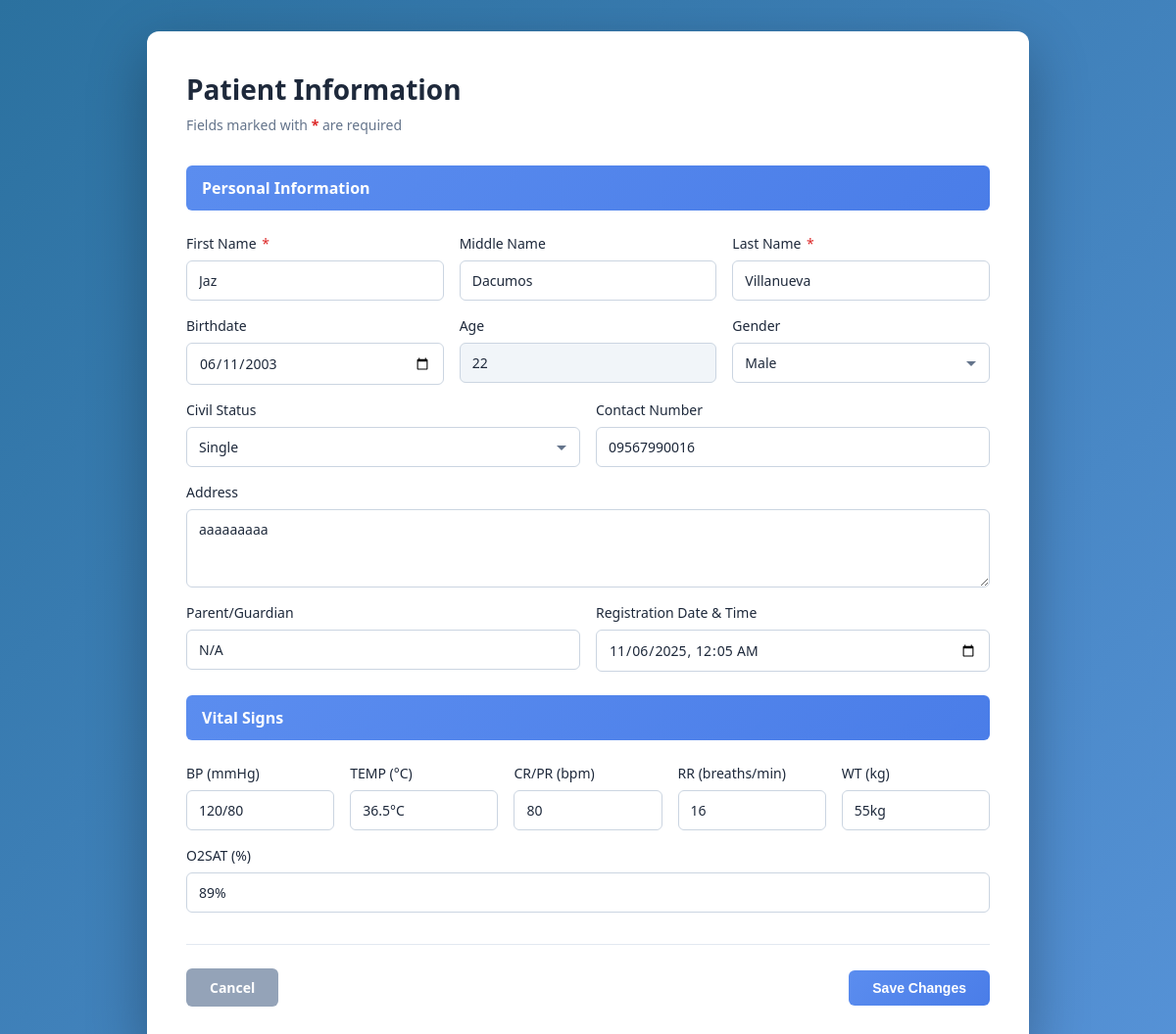
Page /public/edit_patient.php?id=215 (signed in) on the committed database.
### tables this page shows
CREATE TABLE `patients` (
  `id` int(11) NOT NULL,
  `first_name` varchar(100) NOT NULL,
  `middle_name` varchar(100) DEFAULT NULL,
  `last_name` varchar(100) NOT NULL,
  `age` int(11) NOT NULL,
  `contact_number` varchar(20) NOT NULL,
  `reason_for_visit` text DEFAULT NULL,
  `parent_guardian` varchar(255) DEFAULT NULL,
  `queue_number` int(11) NOT NULL,
  `department_id` int(11) NOT NULL,
  `department_staff_id` int(11) DEFAULT NULL,
  `status` enum('waiting','called','in consultation','done','cancelled','no show') NOT NULL DEFAULT 'waiting',
  `check_in_time` timestamp NOT NULL DEFAULT current_timestamp(),
  `created_at` timestamp NOT NULL DEFAULT current_timestamp(),
  `birthdate` date DEFAULT NULL,
  `address` text DEFAULT NULL,
  `gender` enum('male','female','prefer not to say') DEFAULT NULL,
  `civil_status` enum('single','married','widow') DEFAULT NULL,
  `registration_datetime` datetime DEFAULT NULL
);

CREATE TABLE `patient_vitals` (
  `id` int(11) NOT NULL,
  `patient_id` int(11) NOT NULL,
  `bp` varchar(50) DEFAULT NULL,
  `temp` varchar(50) DEFAULT NULL,
  `cr_pr` varchar(50) DEFAULT NULL,
  `rr` varchar(50) DEFAULT NULL,
  `wt` varchar(50) DEFAULT NULL,
  `o2sat` varchar(50) DEFAULT NULL,
  `recorded_at` timestamp NOT NULL DEFAULT current_timestamp()
);

### app/models/Patient.php (called while the page is built, shortened)
<?php
class Patient {
    private $conn;
    private $table_name = "patients";
    public function __construct($db) {
        $this->conn = $db;
    }
    public function get_by_id($id) {
    $query = "SELECT * FROM " . $this->table_name . " WHERE id = ? LIMIT 1";
    $stmt = $this->conn->prepare($query);
    $stmt->bind_param("i", $id);
    $stmt->execute();
    $result = $stmt->get_result();
    return $result->fetch_assoc();
}
    public function getVitals($patient_id) {
        $query = "SELECT * FROM patient_vitals WHERE patient_id = ? ORDER BY recorded_at DESC LIMIT 1";
        $stmt = $this->conn->prepare($query);
        $stmt->bind_param("i", $patient_id);
        $stmt->execute();
        $result = $stmt->get_result();
        return $result->fetch_assoc();
    }
}
?>

### public/edit_patient.php (the view, shortened to what this page needs)
<?php
require_once '../config/config.php';
require_once '../app/models/Patient.php';
$patient_model = new Patient($conn);
$patient = $patient_model->get_by_id($_GET['id']);
$vitals = $patient_model->getVitals($patient['id']);
?>
<!DOCTYPE html>
<html lang="en">
<head>
    <link rel="stylesheet" href="css/components/edit_patient.css">
</head>
<body>
    <div class="container">
        <div class="form-card">
            <div class="form-header">
                <h1>Patient Information</h1>
                <p class="required-note">Fields marked with <span class="required-star">*</span> are required</p>
            </div>
            <form action="../app/controllers/PatientController.php" method="POST">
                <div class="section-header">Personal Information</div>
                <div class="form-row form-row-3">
                    <div class="form-group">
                        <label for="first_name">First Name <span class="required-star">*</span></label>
                        <input type="text" id="first_name" name="first_name" value="<?php echo htmlspecialchars($patient['first_name'] ?? ''); ?>" required>
                    </div>
                    <div class="form-group">
                        <label for="middle_name">Middle Name</label>
                        <input type="text" id="middle_name" name="middle_name" value="<?php echo htmlspecialchars($patient['middle_name'] ?? ''); ?>">
                    </div>
                    <div class="form-group">
                        <label for="last_name">Last Name <span class="required-star">*</span></label>
                        <input type="text" id="last_name" name="last_name" value="<?php echo htmlspecialchars($patient['last_name'] ?? ''); ?>" required>
                    </div>
                </div>
                <div class="form-row form-row-3">
                    <div class="form-group">
                        <label for="birthdate">Birthdate</label>
                        <input type="date" id="birthdate" name="birthdate" value="<?php echo htmlspecialchars($patient['birthdate'] ?? ''); ?>" required>
                    </div>
                    <div class="form-group">
                        <label for="age">Age</label>
                        <input type="number" id="age" name="age" value="<?php echo $patient['age']; ?>" readonly>
                    </div>
                    <div class="form-group">
                        <label for="gender">Gender</label>
                        <select id="gender" name="gender">
                            <option value="male" <?php echo ($patient['gender'] ?? '') == 'male' ? 'selected' : ''; ?>>Male</option>
                        </select>
                    </div>
                </div>
                <div class="form-row form-row-2">
                    <div class="form-group">
                        <label for="civil_status">Civil Status</label>
                        <select id="civil_status" name="civil_status">
                            <option value="single" <?php echo ($patient['civil_status'] ?? '') == 'single' ? 'selected' : ''; ?>>Single</option>
                        </select>
                    </div>
                    <div class="form-group">
                        <label for="contact_number">Contact Number</label>
                        <input type="text" id="contact_number" name="contact_number" value="<?php echo htmlspecialchars($patient['contact_number']); ?>" required>
                    </div>
                </div>
                <div class="form-row form-row-1">
                    <div class="form-group">
                        <label for="address">Address</label>
                        <textarea id="address" name="address"><?php echo htmlspecialchars($patient['address'] ?? ''); ?></textarea>
                    </div>
                </div>
                <div class="form-row form-row-2">
                    <div class="form-group">
                        <label for="parent_guardian">Parent/Guardian</label>
                        <input type="text" id="parent_guardian" name="parent_guardian" value="<?php echo htmlspecialchars($patient['parent_guardian'] ?? ''); ?>">
                    </div>
                    <div class="form-group">
                        <label for="registration_datetime">Registration Date & Time</label>
                        <input type="datetime-local" id="registration_datetime" name="registration_datetime" value="<?php echo htmlspecialchars($patient['registration_datetime'] ?? ''); ?>">
                    </div>
                </div>
                <div class="section-header">Vital Signs</div>
                <div class="form-row form-row-5">
                    <div class="form-group">
                        <label for="bp">BP (mmHg)</label>
                        <input type="text" id="bp" name="bp" value="<?php echo htmlspecialchars($vitals['bp'] ?? ''); ?>" placeholder="120/80">
                    </div>
                    <div class="form-group">
                        <label for="temp">TEMP (°C)</label>
                        <input type="text" id="temp" name="temp" value="<?php echo htmlspecialchars($vitals['temp'] ?? ''); ?>" placeholder="36.5">
                    </div>
                    <div class="form-group">
                        <label for="cr_pr">CR/PR (bpm)</label>
                        <input type="text" id="cr_pr" name="cr_pr" value="<?php echo htmlspecialchars($vitals['cr_pr'] ?? ''); ?>" placeholder="72">
                    </div>
                    <div class="form-group">
                        <label for="rr">RR (breaths/min)</label>
                        <input type="text" id="rr" name="rr" value="<?php echo htmlspecialchars($vitals['rr'] ?? ''); ?>" placeholder="16">
                    </div>
                    <div class="form-group">
                        <label for="wt">WT (kg)</label>
                        <input type="text" id="wt" name="wt" value="<?php echo htmlspecialchars($vitals['wt'] ?? ''); ?>" placeholder="70.0">
                    </div>
                </div>
                <div class="form-row form-row-1">
                    <div class="form-group">
                        <label for="o2sat">O2SAT (%)</label>
                        <input type="text" id="o2sat" name="o2sat" value="<?php echo htmlspecialchars($vitals['o2sat'] ?? ''); ?>" placeholder="98">
                    </div>
                </div>
                <div class="button-container">
                    <a href="dashboard.php" class="btn btn-cancel">Cancel</a>
                    <button type="submit" class="btn btn-primary">Save Changes</button>
                </div>
            </form>
        </div>
    </div>
</body>
</html>

### public/css/components/edit_patient.css (style rules this page uses)
* { margin: 0; padding: 0; box-sizing: border-box; }
body { font-family: 'Segoe UI', Tahoma, Geneva, Verdana, sans-serif; background: linear-gradient(135deg, #2b719f 0%, #5692d7 100%); min-height: 100vh; display: flex; align-items: center; justify-content: center; padding: 2rem; }
.container { width: 100%; max-width: 900px; margin: 0 auto; }
.form-card { background: #ffffff; border-radius: 12px; box-shadow: 0 20px 60px rgba(0, 0, 0, 0.3); padding: 2.5rem; animation: slideIn 0.5s ease-out; }
.form-header { margin-bottom: 2rem; }
.form-header h1 { color: #1e293b; font-size: 1.75rem; font-weight: 700; margin-bottom: 0.5rem; }
.required-note { color: #64748b; font-size: 0.875rem; }
.required-note .required-star { color: #dc2626; font-weight: bold; }
.section-header { background: linear-gradient(135deg, #5b8def 0%, #4a7de8 100%); color: white; padding: 0.75rem 1rem; border-radius: 6px; font-size: 1rem; font-weight: 600; margin-bottom: 1.5rem; margin-top: 1.5rem; }
.section-header:first-of-type { margin-top: 0; }
.form-row { display: grid; gap: 1rem; margin-bottom: 1rem; }
.form-row-3 { grid-template-columns: repeat(3, 1fr); }
.form-row-2 { grid-template-columns: repeat(2, 1fr); }
.form-row-5 { grid-template-columns: repeat(5, 1fr); }
.form-row-1 { grid-template-columns: 1fr; }
.form-group { display: flex; flex-direction: column; }
.form-group label { color: #1e293b; font-size: 0.875rem; font-weight: 500; margin-bottom: 0.5rem; }
.form-group label .required-star { color: #dc2626; margin-left: 2px; }
.form-group input, .form-group select, .form-group textarea { width: 100%; padding: 0.625rem 0.75rem; border: 1px solid #cbd5e1; border-radius: 6px; font-size: 0.875rem; font-family: inherit; color: #1e293b; background: #ffffff; transition: all 0.2s ease; }
.form-group input::placeholder, .form-group textarea::placeholder { color: #94a3b8; }
.form-group input[readonly] { background-color: #f1f5f9; cursor: not-allowed; }
.form-group textarea { resize: vertical; min-height: 80px; font-family: inherit; }
.form-group select { cursor: pointer; appearance: none; background-repeat: no-repeat; background-position: right 0.75rem center; padding-right: 2.5rem; }
.button-container { display: flex; justify-content: space-between; align-items: center; margin-top: 2rem; padding-top: 1.5rem; border-top: 1px solid #e2e8f0; }
.btn { padding: 0.625rem 1.5rem; border-radius: 6px; font-size: 0.875rem; font-weight: 600; cursor: pointer; transition: all 0.2s ease; border: none; text-decoration: none; display: inline-flex; align-items: center; justify-content: center; }
.btn-cancel { background-color: #94a3b8; color: white; }
.btn-primary { background: linear-gradient(135deg, #5b8def 0%, #4a7de8 100%); color: white; }

### rows in the picture
patients: first_name "Jaz", middle_name "Dacumos", last_name "Villanueva", birthdate "06/11/2003", age "22", gender "Male", civil_status "Single", contact_number "09567990016", address "aaaaaaaaa", parent_guardian "N/A", registration_datetime "11/06/2025 00:05"
patient_vitals: bp "120/80", temp "36.5°C", cr_pr "80", rr "16", wt "55kg", o2sat "89%"
